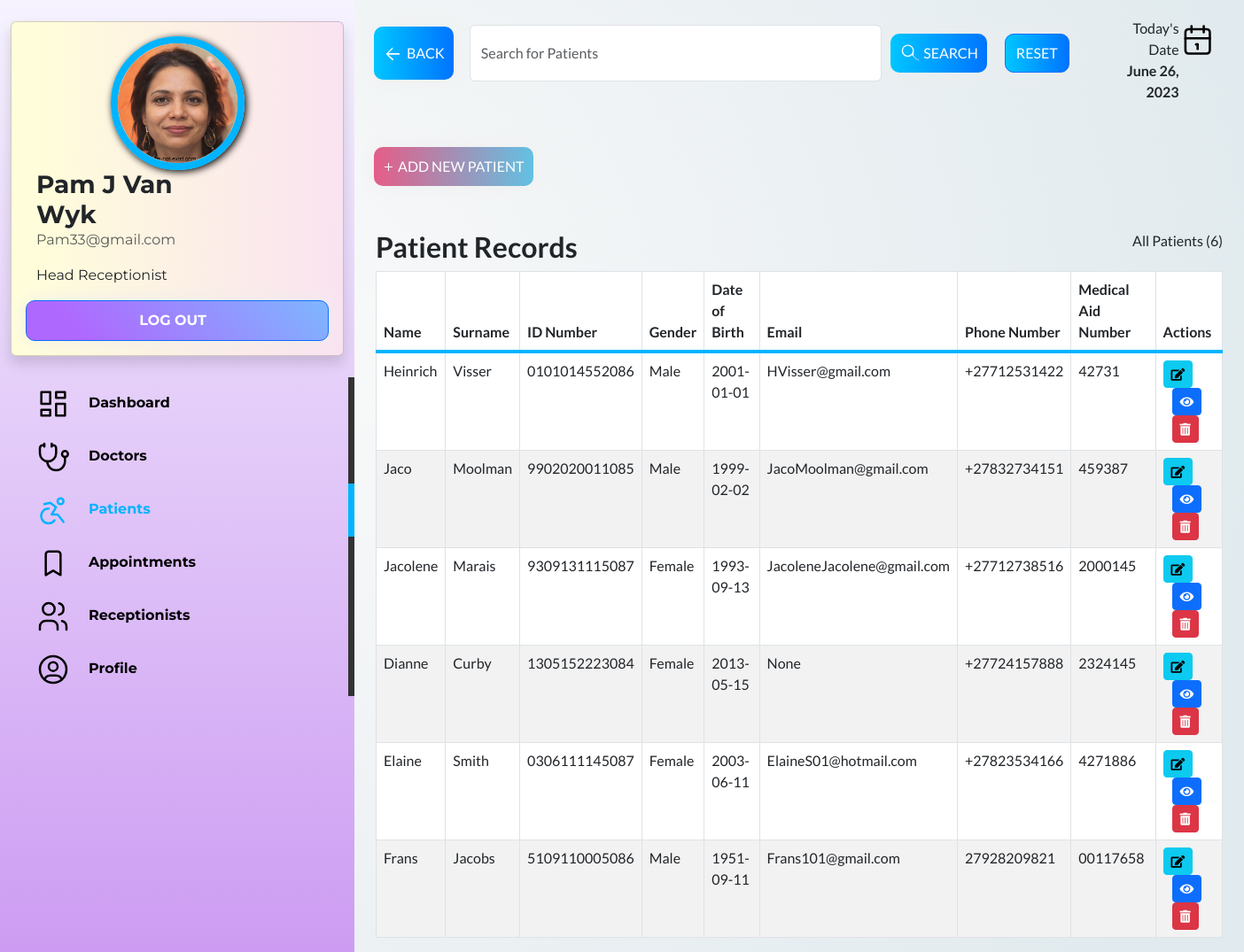
The app's page /ReceptionistPortal/patients.php (signed in) with its own data.
### tables this page shows
CREATE TABLE `receptionists` (
  `Receptionists_ID` int(11) NOT NULL,
  `ProfileImage` varchar(50) NOT NULL,
  `Name` varchar(25) NOT NULL,
  `Surname` varchar(25) NOT NULL,
  `Banned` tinyint(1) NOT NULL,
  `DoB` date NOT NULL,
  `Gender` varchar(25) NOT NULL,
  `PhoneNumber` varchar(13) NOT NULL,
  `Email` varchar(50) NOT NULL,
  `Username` varchar(50) NOT NULL,
  `Password` varchar(50) NOT NULL,
  `Rank` varchar(25) NOT NULL
);

CREATE TABLE `patients` (
  `Patients_ID` int(11) NOT NULL,
  `ProfileImage` varchar(50) NOT NULL,
  `Name` varchar(25) NOT NULL,
  `Surname` varchar(25) NOT NULL,
  `DoB` date NOT NULL,
  `Gender` varchar(25) NOT NULL,
  `Email` varchar(50) NOT NULL,
  `PhoneNumber` varchar(13) NOT NULL,
  `IDNumber` varchar(13) NOT NULL,
  `MedicalAidNumber` varchar(11) NOT NULL
);

### ReceptionistPortal/list-all-patients.php (the view, shortened to what this page needs)
<?php
include 'db.php';
$sql = "SELECT * FROM patients";
$result = $conn->query($sql);
while ($row = $result->fetch_assoc()) {
    echo '<tr>';
    if ($row['Patients_ID'] == $_GET['Patients_ID']) {
        echo '<form class="form-inline m-2" action="update-patient.php" method="POST">';
        echo '<td><input type="text" class="form-control" name="Name" value="' . $row['Name'] . '" required></td>';
        echo '<td><input type="text" class="form-control" name="Surname" value="' . $row['Surname'] . '" required></td>';
        echo '<td><input type="number" class="form-control" name="IDNumber" value="' . $row['IDNumber'] . '" required></td>';
        echo '<td><input type="text" class="form-control" name="Gender" value="' . $row['Gender'] . '" required></td>';
        echo '<td><input type="date" class="form-control" name="DoB" value="' . $row['DoB'] . '" required></td>';
        echo '<td><input type="email" class="form-control" name="Email" value="' . $row['Email'] . '" required></td>';
        echo '<td><input type="text" class="form-control" name="PhoneNumber" value="' . $row['PhoneNumber'] . '" required></td>';
        echo '<td><input type="text" class="form-control" name="MedicalAidNumber" value="' . $row['MedicalAidNumber'] . '" required></td>';
        echo '<td>';
        echo '<button type="submit" class="btn btn-success btn-sm" title="Save"><i class="fas fa-save"></i></button>';
        echo '<input type="hidden" name="Patients_ID" value="' . $row['Patients_ID'] . '">';
        echo '</form>';
    } else {
        echo '<td>' . $row['Name'] . '</td>';
        echo '<td>' . $row['Surname'] . '</td>';
        echo '<td>' . $row['IDNumber'] . '</td>';
        echo '<td>' . $row['Gender'] . '</td>';
        echo '<td>' . $row['DoB'] . '</td>';
        echo '<td>' . $row['Email'] . '</td>';
        echo '<td>' . $row['PhoneNumber'] . '</td>';
        echo '<td>' . $row['MedicalAidNumber'] . '</td>';
        echo '<td>';
        echo '<a class="btn btn-info btn-sm" title="Edit" href="patients.php?Patients_ID=' . $row['Patients_ID'] . '" role="button"><i class="fas fa-edit"></i></a>';
    }
    echo '<button type="button" class="btn btn-primary btn-sm" style="margin-left:10px;" data-bs-toggle="modal" data-bs-target="#ModalView" id="' . $row['Patients_ID'] . '" onClick="showDetailsPatient(this);" title="View"><i class="fas fa-eye"></i></button>';
    echo '<a class="btn btn-danger btn-sm" style="margin-left:10px;" href="delete-patient.php?Patients_ID=' . $row['Patients_ID'] . '" title="Delete" role="button"><i class="fas fa-trash-alt"></i></a>';
    echo '</td>';
    echo '</tr>';
}
?>

### ReceptionistPortal/patients.php (shortened to what this page needs)
<?php
if (isset($_SESSION['Receptionists_ID']) && isset($_SESSION['Username'])) {
    ?>
    <!DOCTYPE html>
    <html lang="en">
    <head>
        <link href="https://cdn.jsdelivr.net/npm/bootstrap@5.3.0/dist/css/bootstrap.min.css" rel="stylesheet"
>
        <link rel="stylesheet" href="main.css">
        <link rel="stylesheet" href="https://cdnjs.cloudflare.com/ajax/libs/font-awesome/5.15.3/css/all.min.css">
    </head>
    <body>
        <div class="c-navbar">
            <div class="container">
                <br>
                <div class="container">
                    <div class="row">
                        <div class="card shadow profile-disco">
                            <div class="card-body">
                                <div class="row">
                                    <?php
                                    include 'db.php';
                                    $sql = "SELECT * FROM receptionists WHERE Receptionists_ID = $_SESSION[Receptionists_ID]";
                                    $result = $conn->query($sql);
                                    while ($row = $result->fetch_assoc()) {
                                        echo '<div class="col-md-12">';
                                        echo '<div class="row">';
                                        echo '<div class="col-md-4 upload">';
                                        echo '<img src="profile_img/' . $row['ProfileImage'] . '" class="img-fluid rounded-circle" alt="Profile Image">';
                                        echo '</div>';
                                        echo '<div class="col-md-8">';
                                        echo '<h3 class="mb-0"><strong>' . $row['Name'] . ' ' . $row['Surname'] . '</strong></h3>';
                                        echo '<p class="text-muted">' . $row['Email'] . '</p>';
                                        echo '<p>' . $row['Rank'] . ' Receptionist</p>';
                                        echo '</div>';
                                        echo '<a href="logout.php" class="btn btn-primary btn-grad3 btn-add" role="button" style="padding-left: 0px;"><strong>Log Out</strong></a>';
                                        echo '</div>';
                                        echo '</div>';
                                    }
                                    ?>
                                </div>
                            </div>
                        </div>
                    </div>
                </div>
            </div>
            <br>
            <a class="nav-item" href="dashboard.php">
                Dashboard</a>
            <a class="nav-item" href="doctors.php">
                Doctors</a>
            <a class="nav-item active-nav" href="patients.php">
                Patients</a>
            <a class="nav-item" href="appointments.php">
                Appointments</a>
            <a class="nav-item" href="receptionists.php">
                Receptionists</a>
            <a class="nav-item" href="profile.php">
                Profile</a>
        </div>
        <div class="container content-div">
            <div class="row">
                <div class="col-md-10">
                    <div class="form-inline d-flex">
                        <button class="back-button btn btn-primary btn-grad2" type="button" onclick="goBack()">
                            <svg class="back-icon" viewBox="0 0 24 24">
                                <path d="M20.59 12H6.83l5.59-5.59L12 5l-8 8 8 8 1.41-1.41L6.83 14h13.76z"></path>
                            </svg>
                            Back
                        </button>
                        <form class="m-2 d-flex width-full" action="patients.php" enctype="multipart/form-data"
                            method="POST">
                            <input type="text" class="form-control mr-sm-2" placeholder="Search for Patients" id="search"
                                name="search">
                            <button type="submit" class="btn btn-primary search-btn btn-grad2 search-button" type="button">
                                Search
                            </button>
                            <button type="submit" class="btn btn-primary search-btn btn-grad2" type="button">Reset</button>
                        </form>
                    </div>
                </div>
                <div class="col-md-2 d-flex text-end">
                    <div>
                        Today's Date
                        <br>
                        <?php
                        $today = date("F j, Y");
                        echo '<b>' . $today . '</b>';
                        ?>
                    </div>
                </div>
            </div>
            <div>
                <div class="spacer"></div>
                <button class="add-doctor-button btn btn-primary btn-grad" id="openFormButton" type="button">
                    <svg class="plus-icon" viewBox="0 0 24 24">
                        <path d="M12 4V12H4V14H12V22H14V14H22V12H14V4H12Z"></path>
                    </svg>
                    Add New Patient
                </button>
                <div class="spacer"></div>
                <div class="container">
                    <h2 class="f-left bbold">Patient Records</h2>
                    <?php
                    if (isset($_POST["search"])) {
                        require "search-patients.php";
                        if (count($results) > 0) {
                            $length = count($results);
                            echo '<p class="f-right">All Patients (' . $length . ')</p>';
                        } else {
                            echo '<p class="f-right">All Patients (0)</p>';
                        }
                    } else {
                        include 'db.php';
                        $query = "SELECT COUNT(*) as total_records FROM patients";
                        $result = mysqli_query($conn, $query);
                        $row = mysqli_fetch_assoc($result);
                        $totalRecords = $row['total_records'];
                        echo '<p class="f-right">All Patients (' . $totalRecords . ')</p>';
                    }
                    ?>
                    <table class="table table-bordered font2">
                        <thead>
                            <tr>
                                <th>Name</th>
                                <th>Surname</th>
                                <th>ID Number</th>
                                <th>Gender</th>
                                <th>Date of Birth</th>
                                <th>Email</th>
                                <th>Phone Number</th>
                                <th>Medical Aid Number</th>
                                <th>Actions</th>
                            </tr>
                        </thead>
                        <tbody>
                            <?php
                            if (isset($_POST["search"])) {
                                require "search-patients.php";
                                if (count($results) > 0) {
                                    foreach ($results as $row) {
                                        echo '<tr>';
                                        echo '<td>' . $row['Name'] . '</td>';
                                        echo '<td>' . $row['Surname'] . '</td>';
                                        echo '<td>' . $row['IDNumber'] . '</td>';
                                        echo '<td>' . $row['Gender'] . '</td>';
                                        echo '<td>' . $row['DoB'] . '</td>';
                                        echo '<td>' . $row['Email'] . '</td>';
                                        echo '<td>' . $row['PhoneNumber'] . '</td>';
                                        echo '<td>' . $row['MedicalAidNumber'] . '</td>';
                                        echo '<td>';
                                        echo '<a class="btn btn-info btn-sm" title="Edit" href="patients.php?Patients_ID=' . $row['Patients_ID'] . '" role="button"><i class="fas fa-edit"></i></a>';
                                        echo '
                                        <script>
                                            window.addEventListener("beforeunload", function() {
                                                localStorage.setItem("scrollPos", window.pageYOffset);
                                            });
                                            window.addEventListener("load", function() {
                                                var scrollPos = localStorage.getItem("scrollPos");
                                                if (scrollPos) {
                                                    window.scrollTo(0, scrollPos);
                                                    localStorage.removeItem("scrollPos");
                                                }
                                            });
                                        </script>';
                                        echo '<button type="button" class="btn btn-primary btn-sm" data-bs-toggle="modal" data-bs-target="#ModalView" id="' . $row['Patients_ID'] . '" onClick="showDetailsPatient(this);" title="View"><i class="fas fa-eye"></i></button>';
                                        echo '<a class="btn btn-danger btn-sm" href="delete-patient.php?Patients_ID=' . $row['Patients_ID'] . '" title="Delete" role="button"><i class="fas fa-trash-alt"></i></a>';
                                        echo '</td>';
                                        echo '</tr>';
                                    }
                                } else {
                                    echo '<tr>';
                                    echo '<td>No results found</td>';
                                    echo '</tr>';
                                }
                            } else {
                                include 'list-all-patients.php';
                            }
                            ?>
                        </tbody>
                    </table>
                </div>
            </div>
        </div>
    </body>
    </html>
    <?php
} else {
    header("Location: index.php");
    exit();
}
?>

### records on screen
receptionists: ProfileImage (picture), Name "Pam J", Surname "Van Wyk", Email "Pam33@gmail.com", Rank "Head"
patients: Name "Heinrich", Surname "Visser", IDNumber "0101014552086", Gender "Male", DoB "2001-01-01", Email "HVisser@gmail.com", PhoneNumber "+27712531422", MedicalAidNumber "42731"
patients: Name "Jaco", Surname "Moolman", IDNumber "9902020011085", Gender "Male", DoB "1999-02-02", Email "JacoMoolman@gmail.com", PhoneNumber "+27832734151", MedicalAidNumber "459387"
patients: Name "Jacolene", Surname "Marais", IDNumber "9309131115087", Gender "Female", DoB "1993-09-13", Email "JacoleneJacolene@gmail.com", PhoneNumber "+27712738516", MedicalAidNumber "2000145"
patients: Name "Dianne", Surname "Curby", IDNumber "1305152223084", Gender "Female", DoB "2013-05-15", Email "None", PhoneNumber "+27724157888", MedicalAidNumber "2324145"
patients: Name "Elaine", Surname "Smith", IDNumber "0306111145087", Gender "Female", DoB "2003-06-11", Email "ElaineS01@hotmail.com", PhoneNumber "+27823534166", MedicalAidNumber "4271886"
patients: Name "Frans", Surname "Jacobs", IDNumber "5109110005086", Gender "Male", DoB "1951-09-11", Email "Frans101@gmail.com", PhoneNumber "27928209821", MedicalAidNumber "00117658"

### other values on screen
$totalRecords "6"
